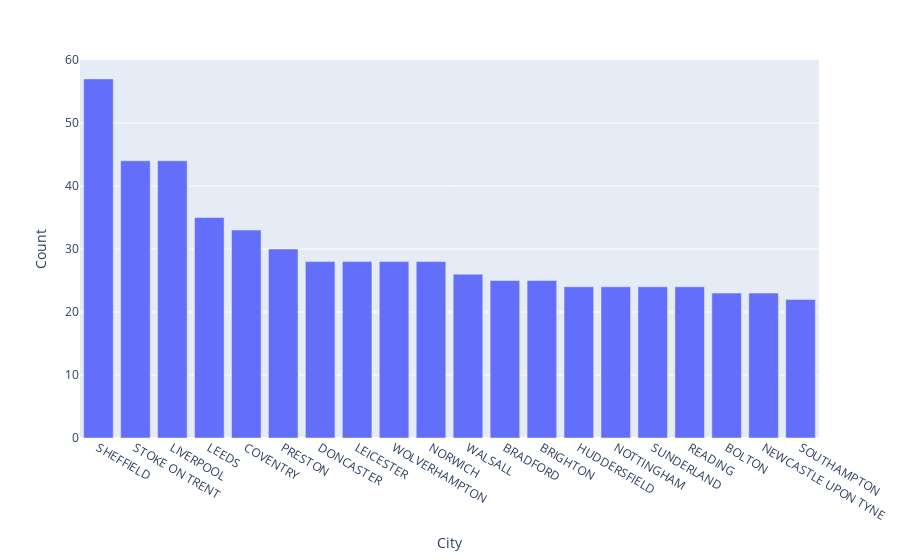

This figure's notebook cell:
### Markdown cell above
## Visualisation:

### Code cell
import plotly.express as px

fig = px.bar(cities_list[:20], x="City", y="Count",
           hover_name="Count")
fig.show()

### Figure 1 — Plotly figure (JSON) as saved in the notebook; plotly's stock layout.template omitted (floating-point values rounded to 4 significant figures)
{"data": [{"alignmentgroup": "True", "hovertemplate": "<b>%{hovertext}</b><br><br>City=%{x}<br>Count=%{y}<extra></extra>", "hovertext": [57, 44, 44, 35, 33, 30, 28, 28, 28, 28, 26, 25, 25, 24, 24, 24, 24, 23, 23, 22], "legendgroup": "", "marker": {"color": "#636efa", "pattern": {"shape": ""}}, "name": "", "offsetgroup": "", "orientation": "v", "showlegend": false, "textposition": "auto", "type": "bar", "x": ["SHEFFIELD", "STOKE ON TRENT", "LIVERPOOL", "LEEDS", "COVENTRY", "PRESTON", "DONCASTER", "LEICESTER", "WOLVERHAMPTON", "NORWICH", "WALSALL", "BRADFORD", "BRIGHTON", "HUDDERSFIELD", "NOTTINGHAM", "SUNDERLAND", "READING", "BOLTON", "NEWCASTLE UPON TYNE", "SOUTHAMPTON"], "xaxis": "x", "y": [57, 44, 44, 35, 33, 30, 28, 28, 28, 28, 26, 25, 25, 24, 24, 24, 24, 23, 23, 22], "yaxis": "y"}], "layout": {"barmode": "relative", "legend": {"tracegroupgap": 0}, "margin": {"t": 60}, "xaxis": {"anchor": "y", "domain": [0, 1], "title": {"text": "City"}}, "yaxis": {"anchor": "x", "domain": [0, 1], "title": {"text": "Count"}}}}
